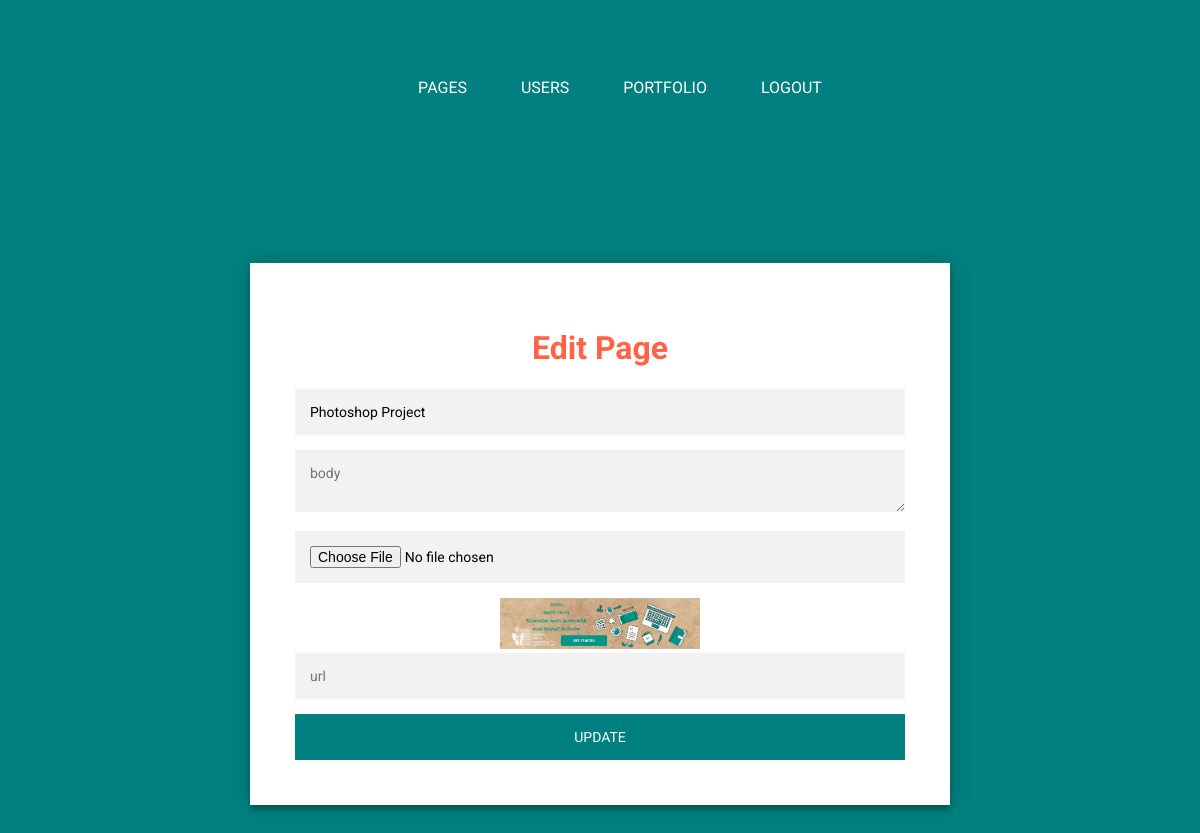
Screenshot of /admin/editpage.php?id=13 (signed in) with the database file from the repository.
### tables this page shows
CREATE TABLE `pages` (
  `id` int(10) UNSIGNED NOT NULL,
  `title` varchar(50) NOT NULL,
  `body` longtext NOT NULL,
  `link` varchar(255) NOT NULL,
  `image` varchar(255) DEFAULT NULL
);

### admin/templates/editpage.php (the view, shortened to what this page needs)
<?php include "header.php"; ?>
<div class="css-page">
  <div class="form">
    <h1>Edit Page</h1>
    <form class="add-form"  method="post" action = "editpage.php"  enctype="multipart/form-data">
      <input type="text" name="title" placeholder="Page title" value="<?= $page['title'] ?>"/> <br>
      <textarea name="body" placeholder="body"><?= $page['body'] ?></textarea><br>
      <input type="file" id="img" name="image" accept="image/*"><br>
      <?php if ($page['image']) { ?>
         <img src=".<?= $page['image'] ?>" width="200" /><br>
      <?php } ?>
      <input type="text" name="link" placeholder="url" value="<?= $page['link'] ?>"/><br>
      <button type="submit">update</button>
    </form>
  </div>
</div>
<?php include "footer.php"; ?>

### admin/templates/menu.php (style rules this page uses)
body { background: #fff; }

### admin/templates/css.php (style rules this page uses)
.css-page { width: 700px; padding: 8% 0 0; margin: auto; }
.form { position: relative; z-index: 1; background: #FFFFFF; max-width: 700px; margin: 0 auto 100px; padding: 45px; text-align: center; box-shadow: 0 0 20px 0 rgba(0, 0, 0, 0.2), 0 5px 5px 0 rgba(0, 0, 0, 0.24); }
.form input { font-family: "Roboto", sans-serif; outline: 0; background: #f2f2f2; width: 100%; border: 0; margin: 0 0 15px; padding: 15px; box-sizing: border-box; font-size: 14px; }
.form textarea { font-family: "Roboto", sans-serif; outline: 0; background: #f2f2f2; width: 100%; border: 0; margin: 0 0 15px; padding: 15px; box-sizing: border-box; font-size: 14px; }
.form button { font-family: "Roboto", sans-serif; text-transform: uppercase; outline: 0; background: teal; width: 100%; border: 0; padding: 15px; color: #FFFFFF; font-size: 14px; -webkit-transition: all 0.3 ease; transition: all 0.3 ease; cursor: pointer; }
h1 { color: tomato; }
body { background: teal; font-family: "Roboto", sans-serif; -webkit-font-smoothing: antialiased; -moz-osx-font-smoothing: grayscale; }

### rows the page displays
pages: title "Photoshop Project", image (picture)
